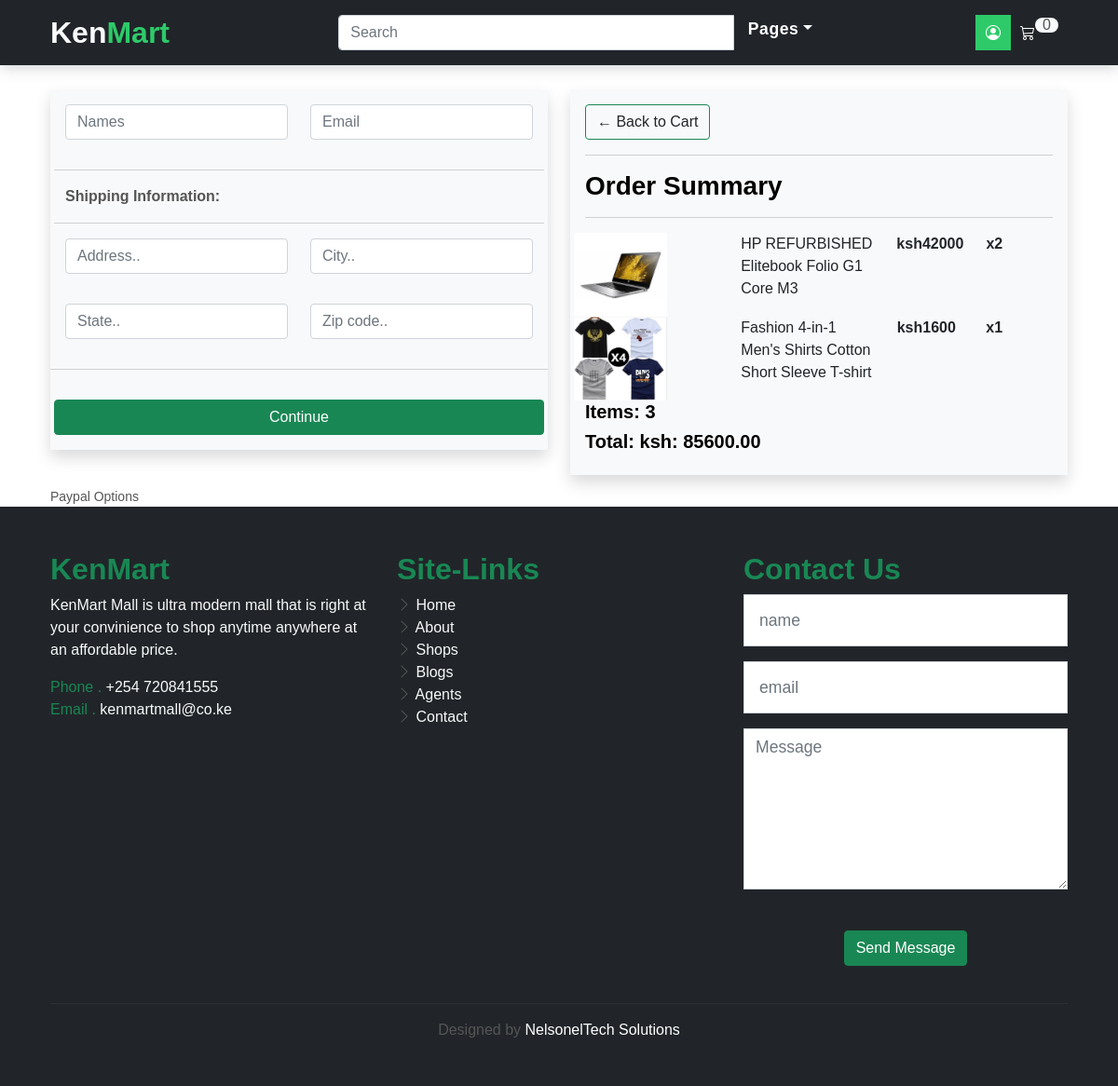
The page /checkout/ (signed in) on the database its author committed.
### estore/models.py (models this page shows, shortened)
class OrderItem(models.Model):
    product = models.ForeignKey(Product, on_delete=models.SET_NULL, null=True)
    order = models.ForeignKey(Order, on_delete=models.SET_NULL, null=True)
    quantity = models.IntegerField(default=0, null=True, blank=True)
    add_date = models.DateTimeField(auto_now_add=True)
    @property
    def get_total(self):
        total = self.product.price * self.quantity
        return total

class Product(models.Model):
    product_name = models.CharField(max_length=200)
    category = models.ForeignKey(Category, on_delete=models.CASCADE)
    sub_category = models.ForeignKey(Sub_Category, on_delete=models.CASCADE)
    sub_sub_category = models.ForeignKey(Sub_Sub_Category, on_delete=models.CASCADE)
    price = models.IntegerField()
    image1 = models.ImageField(upload_to='media')
    image2 = models.ImageField(upload_to='media')
    description = models.TextField()
    release_date = models.DateTimeField(auto_now_add=True)
    updated = models.DateTimeField(auto_now=True)
    num_stars = models.IntegerField()
    class Meta:
        ordering = ['-updated', '-release_date']

class Order(models.Model):
    customer = models.ForeignKey(Customer, on_delete=models.SET_NULL, null=True, blank=True)
    date_order = models.DateTimeField(auto_now_add=True)
    complete = models.BooleanField(default=False, null=True, blank=True)
    transaction_id = models.CharField(max_length=100, null=True)
    @property
    def get_cart_total(self):
        orderitems = self.orderitem_set.all()
        total = sum([item.get_total for item in orderitems])
        return total
    @property
    def get_cart_items(self):
        orderitems = self.orderitem_set.all()
        total = sum([item.quantity for item in orderitems])
        return total

### estore/views.py (the view)
# urls.py: path('checkout/', views.checkout, name="checkout"),
def checkout(request):
    if request.user.is_authenticated:
        customer = request.user.customer
        order, created = Order.objects.get_or_create(customer=customer, complete=False)
        items = order.orderitem_set.all()
    else:
        items = []
        order = {'get_cart_total': 0, 'get_cart_item': 0}
    context = {'items': items, 'order': order}
    return render(request, 'estore/checkout.html', context)

### estore/templates/estore/checkout.html (shortened to what this page needs)
{% extends 'main.html' %}
{% load static %}
{% block content %}
<br>
<br>
<br>
<div class="mt-4">
	<div class="container">
		<div class="row">
			<div class="col-lg-6">
				<div class="shadow bg-light" id="form-wrapper">
					<form id="form">
						<div class="row p-3">
							<div class="col">
								<input type="text" class="form-control" placeholder="Names">
							</div>
							<div class="col">
								<input type="email" class="form-control" placeholder="Email">
							</div>
						</div>
						<div id="shipping-info">
							<div class="row p-3">
								<hr>
								<p class="fw-bold">Shipping Information:</p>
								<hr>
								<div class="form-field col">
									<input class="form-control" type="text" name="address" placeholder="Address..">
								</div>
								<div class="form-field col">
									<input class="form-control" type="text" name="city" placeholder="City..">
								</div>
							</div>
							<div class="row p-3">
								<div class="form-field col">
									<input class="form-control" type="text" name="state" placeholder="State..">
								</div>
								<div class="form-field col">
									<input class="form-control" type="text" name="zipcode" placeholder="Zip code..">
								</div>
							</div>
						</div>
						<hr>
						<div class="row p-3">
							<input id="form-button" class="btn btn-success btn-block" type="submit"
								value="Continue">
						</div>
					</form>
				</div>
				<br>
				<div class="box-element hidden" id="payment-info">
					<small>Paypal Options</small>
				</div>
			</div>
			<div class="col-lg-6">
				<div class="shadow bg-light">
					<div class="p-3">
						<a class="btn btn-outline-success text-dark" href="{{request.META.HTTP_REFERER}}">&#x2190; Back to
							Cart</a>
						<hr>
						<h3 class="fw-bolder">Order Summary</h3>
						<hr>
						{% for item in items %}
						<div class="row">
							<div style="flex:2"><img class="row img-style" src="{{item.product.image1.url}}">
							</div>
							<div style="flex:2">
								<p class="text-dark">{{item.product.product_name}}</p>
							</div>
							<div style="flex:1">
								<p class="fw-bold text-dark">ksh{{item.product.price}}</p>
							</div>
							<div style="flex:1">
								<p class="fw-bold text-dark">x{{item.quantity}}</p>
							</div>
						</div>
						{% endfor %}
						<h5 class="fw-bolder">Items: {{order.get_cart_items}}</h5>
						<h5 class="fw-bolder">Total: ksh: {{order.get_cart_total|floatformat:2}}</h5>
					</div>
				</div>
			</div>
		</div>
	</div>
</div>
{% endblock content %}

### static/css/style.css (style rules this page uses)
body { font-family: "Poppins", sans-serif; color: #555555; }
h1, h2, h3, h4, h5, h6 { color: #000000; }
a { color: #000000; text-decoration: none; transition: all 0.5s ease; }
.btn { transition: 0.5s ease; }

### templates/main.html (style rules this page uses)
a { color: #ffffff !important; }

### templates/header.html (style rules this page uses)
a { color: #ffffff !important; }

### estore/templates/estore/checkout.html (style rules this page uses)
.img-style { width: 100px !important; height: 90px !important; }

### rows shown on the page
OrderItem: product.image1 (picture), product.product_name "HP REFURBISHED Elitebook Folio G1 Core M3", product.price "42000", quantity "2"
OrderItem: product.image1 (picture), product.product_name "Fashion 4-in-1 Men's Shirts Cotton Short Sleeve T-shirt", product.price "1600", quantity "1"
Order: get_cart_items "3", get_cart_total "85600.00"
